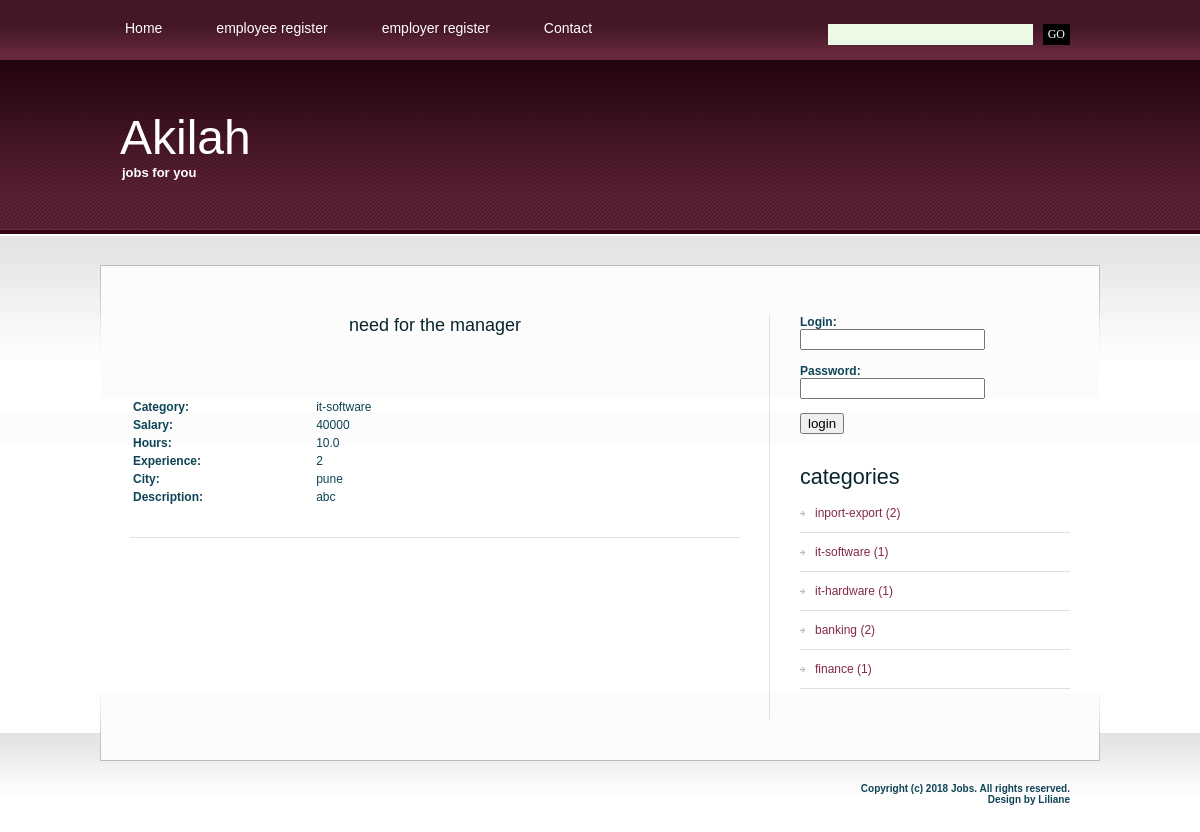
Page /job_details.php?id=15 on the committed database.
### tables this page shows
CREATE TABLE IF NOT EXISTS `jobs` (
  `j_id` int(4) NOT NULL AUTO_INCREMENT,
  `j_category` varchar(40) NOT NULL,
  `j_owner_name` varchar(30) NOT NULL,
  `j_title` varchar(30) NOT NULL,
  `j_hours` float(3,1) NOT NULL,
  `j_salary` int(10) NOT NULL,
  `j_experience` int(3) NOT NULL,
  `j_discription` varchar(300) NOT NULL,
  `j_city` varchar(20) NOT NULL,
  `j_active` int(1) NOT NULL DEFAULT '0',
  PRIMARY KEY (`j_id`)
);

CREATE TABLE IF NOT EXISTS `categories` (
  `cat_id` int(4) NOT NULL AUTO_INCREMENT,
  `cat_nm` varchar(30) NOT NULL,
  PRIMARY KEY (`cat_id`)
);

### job_details.php (the view, shortened to what this page needs)
<?php session_start();
	$link=mysqli_connect("localhost","root","","jobscope") or die("cant connect");
	$q = "select * from jobs where j_id =".$_GET['id'];
	$res = $link->query($q) or die("Wrong Query");
	$row = $res->fetch_assoc();
?>
<!DOCTYPE html PUBLIC "-//W3C//DTD XHTML 1.0 Strict//EN" "http://www.w3.org/TR/xhtml1/DTD/xhtml1-strict.dtd">
<html xmlns="http://www.w3.org/1999/xhtml">
<head>
<?php
include("includes/head.inc.php");
?>
</head>
<body>
<div id="header-wrapper">
	<div id="header">
	<div id="menu">
		<?php
		include("includes/menu.inc.php");
		?>
		</div>
		<div id="search">
		<?php
		include("includes/search.inc.php");
		?>
		</div>
	</div>
</div>
<div id="logo">
	<?php
	include("includes/logo.inc.php");
	?>
	</div>
<div id="wrapper">
	<div id="page">
		<div id="page-bgtop">
			<div id="content">
				<div class="post">
					<h2 class="title"><center><?php echo $row['j_title']; ?></center></a></h2>
					<p class="meta"></p>
					<div class="entry">
						<table width="100%" border="0">
						<?php
						echo '<tr><td width="30%"><b>Category:</b><br><td>'.$row['j_category'].'</td></tr>
								<tr><td><b>Salary:</b></td><td>'.$row['j_salary'].'</td></tr>
								<tr><td><b>Hours:</b></td><td>'.$row['j_hours'].'</td></tr>
								<tr><td><b>Experience:</b></td><td>'.$row['j_experience'].'</td></tr>
								<tr><td><b>City:</b></td><td>'.$row['j_city'].'</td></tr>
								<tr><td><b>Description:</b></td><td>'.$row['j_discription'].'</tr>
								';
						?>
						<br>
						<br>
					</table>
					</div>
				</div>
			</div>
			<div id="sidebar">
			<?php
		include("includes/sidebar.inc.php");
		?>
			</div>
			<div style="clear: both;">&nbsp;</div>
		</div>
	</div>
</div>
<div id="footer-bgcontent">
	<div id="footer">
		<?php
		include("includes/footer.inc.php");
		?>
	</div>
</div>
</body>
</html>

### includes/head.inc.php (shortened to what this page needs)
<link href="style.css" rel="stylesheet" type="text/css" media="screen" />

### includes/menu.inc.php (shortened to what this page needs)
<ul>
		<li><a href="index.php" class="first">Home</a></li>
		<?php
				if(!isset($_SESSION['employee']))
				{
					echo '<li><a href="employeeregister.php">employee register</a></li>';
				}
		?>
		<?php
				if(!isset($_SESSION['employer']))
				{
					echo '<li><a href="employerregister.php">employer register</a></li>';
				}
		?>
				<li><a href="contact.php">Contact</a></li>
</ul>

### includes/search.inc.php
<form method="get" action="">
	<fieldset>
	<input type="text" name="s" id="search-text" size="15" />
	<input type="submit" id="search-submit" value="GO" />
	</fieldset>
</form>

### includes/logo.inc.php
<h1><a href="#">Akilah</a></h1>
<p>jobs for you</p>

### includes/sidebar.inc.php
<ul>
					<li>
					<?php
				if(isset($_SESSION['status']))
				{
					echo '<h2 class="title">Hello '.$_SESSION['unm'].'!</h2>';
				}
				else
				{
					echo'
						<form action="process_login.php" method=POST>
						<b>Login:</b><br> <input type="text" name="unm" >
						<br>
						<br>
						<b>Password:</b><br><input type="password" name="pwd">
						<br>
						<br>
						<b><input type="submit" value="login">
						</form>
					';
				}
				?>
					</li>
					<li>
						<h2>categories </h2>
						<ul>
					<?php
						$link=mysqli_connect("localhost","root","","jobscope")or die("can not connect");
						$q="select * from categories";
						$res=$link->query($q) or die("cant connect");
						while($row=$res->fetch_assoc())
						{
							$q_ = "select COUNT(j_id) AS count from jobs where j_category ='".$row['cat_nm']."' and j_active=1";
							$res_ =$link->query($q_) or die("Wrong Query");
							$row_ = $res_->fetch_array();
							echo '<li><a href="jobs_by_category.php?cat='.$row['cat_nm'].'">'.$row['cat_nm'].' ('.$row_['count'].') '.'</a></li>';
						}
					?>
						</ul>
					</li>
				</ul>

### includes/footer.inc.php
<p>Copyright (c) 2018 Jobs. All rights reserved. <br />
			Design by Liliane</p>

### style.css (style rules this page uses)
body { margin: 0px; padding: 0; background: url(images/img01.jpg) repeat-x left top; font-family: Arial, Helvetica, sans-serif; font-size: 12px; color: #0E4456; }
h1, h2, h3 { margin: 0; font-weight: normal; color: #08252E; }
h1 { font-size: 44px; }
h2 { font-size: 18px; }
p, ul, ol { margin-top: 0; line-height: 220%; text-align: justify; }
a { color: #842946; }
#wrapper { margin: 0px; padding: 30px 0px 0px 0px; }
#header-wrapper { margin: 0px; padding: 0px; }
#header { width: 1000px; height: 60px; margin: 0 auto; }
#menu { float: left; width: 690px; height: 60px; }
#menu ul { margin: 0px; padding: 0px; list-style: none; line-height: normal; }
#menu li { display: block; float: left; }
#menu a { display: block; float: left; height: 40px; margin-right: 4px; padding: 20px 25px 0px 25px; text-decoration: none; font-family: Arial, Helvetica, sans-serif; font-size: 14px; color: #FFFFFF; }
#menu .first { background: none; }
#search { float: right; width: 310px; height: 60px; }
#search form { float: right; margin: 0; padding: 24px 30px 0 0; }
#search fieldset { margin: 0; padding: 0; border: none; }
#search input { float: left; font: 12px Georgia, "Times New Roman", Times, serif; border: none; }
#search-text { width: 200px; height: 18px; padding: 3px 0 0 5px; border: 1px solid #333333; background: #ECF9E4; color: #000000; }
#search-submit { height: 21px; margin-left: 10px; padding: 0px 5px; background: #000000; color: #FFFFFF; }
#page { width: 1000px; margin: 0 auto; padding: 0px; background: url(images/img04.jpg) no-repeat left bottom; }
#page-bgtop { padding: 50px 30px 0px 30px; background: url(images/img05.jpg) no-repeat left top; }
#logo { width: 1000px; height: 175px; margin: 0 auto; }
#logo h1, #logo p { margin: 0px; line-height: normal; font-weight: normal; color: #FFFFFF; }
#logo p { padding-left: 22px; font-size: 13px; font-weight: bold; color: #FFFFFF; }
#logo h1 { padding-left: 20px; padding-top: 50px; font-size: 48px; }
#logo a { text-decoration: none; color: #FFFFFF; }
#logo h1 a { text-decoration: none; color: #FFFFFF; }
#content { float: left; width: 610px; }
.post { margin-bottom: 45px; border-bottom: 1px solid #DFDFDF; }
.post .title { height: 30px; color: #08252E; }
.post .meta { margin-left: 2px; padding: 2px 30px 2px 16px; font-family: Arial, Helvetica, sans-serif; font-weight: normal; font-size: 10px; color: #66665E; }
.post .entry { padding: 10px 0 30px 0; }
#sidebar { float: right; width: 300px; font-family: Arial, Helvetica, sans-serif; font-size: 12px; border-left: 1px solid #DFDFDF; }
#sidebar ul { margin: 0px 0px 0px 30px; padding: 0; list-style: none; line-height: normal; }
#sidebar li { margin-bottom: 30px; }
#sidebar li ul { margin: 0px; padding: 0px; }
#sidebar li li { margin: 0; padding: 12px 0px 12px 15px; border-bottom: 1px solid #DFDFDF; background: url(images/img09.jpg) no-repeat left 17px; }
#sidebar li li a { font-weight: normal; }
#sidebar h2 { height: 30px; font-size: 1.8em; font-weight: normal; }
#sidebar a { text-align: left; text-decoration: none; font-weight: bold; }
#footer-bgcontent { margin: 0px; padding: 0px; height: 70px; background: url(images/img02.jpg) repeat-x left top; }
#footer { width: 1000px; height: 49px; margin: 0 auto; padding-top: 50px; background: url(images/img03.jpg) no-repeat left top; }
#footer p { margin: 0; padding-right: 30px; text-align: right; line-height: normal; font-size: 10px; }

### rows in the picture
jobs: j_title "need for the manager", j_category "it-software", j_salary "40000", j_hours "10.0", j_experience "2", j_city "pune", j_discription "abc"
categories: cat_nm "inport-export", count "2"
categories: cat_nm "it-software", count "1"
categories: cat_nm "it-hardware", count "1"
categories: cat_nm "banking", count "2"
categories: cat_nm "finance", count "1"
